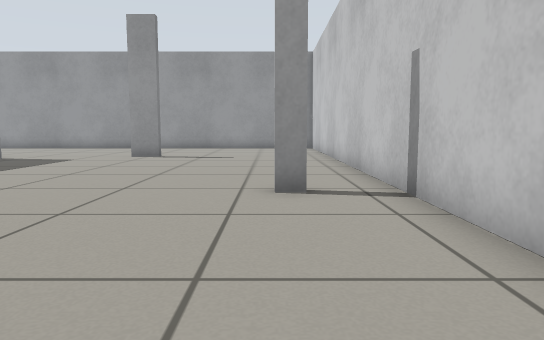
View 1 (above)

19 first-person views from a walk through a Gazebo world. The camera is 0.5 m above the floor, tilts 6° down and sees 70° across. The floor is counted in squares, 0.5 m on a side. Each view is taken from the middle of a square. On the plan, view 1 faces up. The plan holds only what a view shows up to about 13 squares ahead; the rest is blank.

View 2
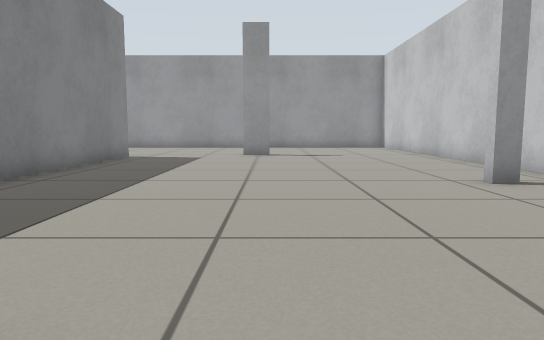

View 3
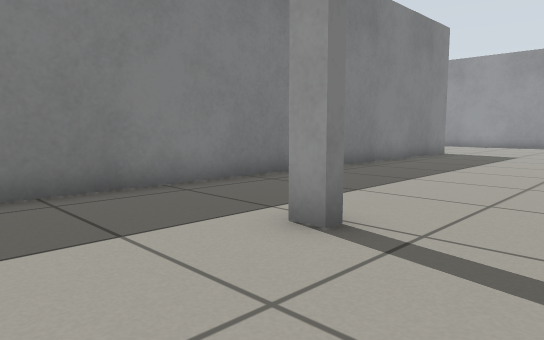

View 4
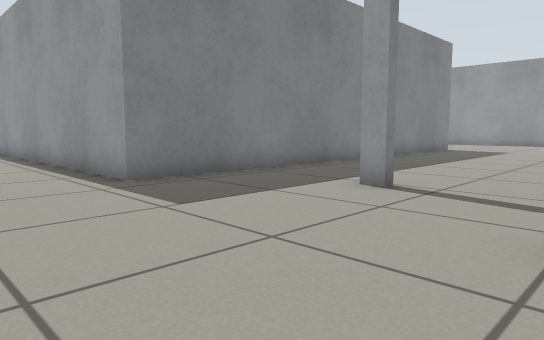

View 5
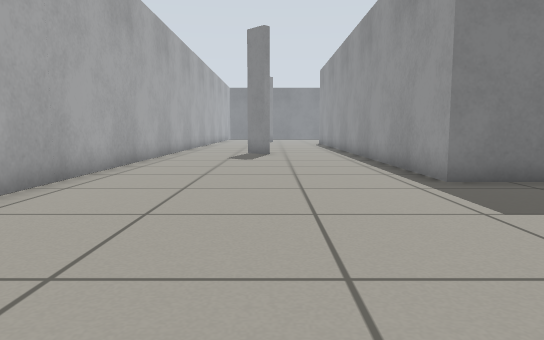

View 6
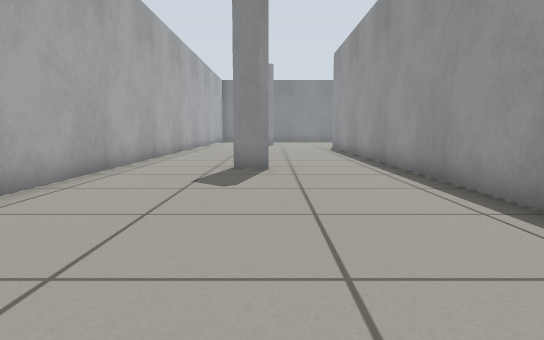

View 7
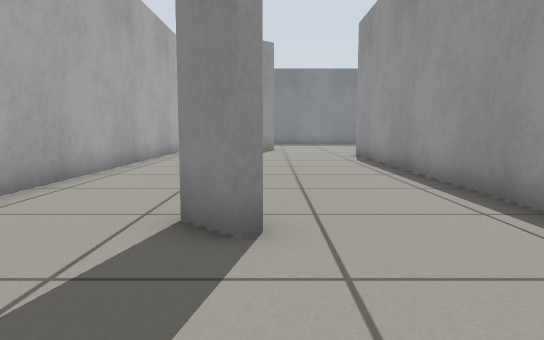

View 8
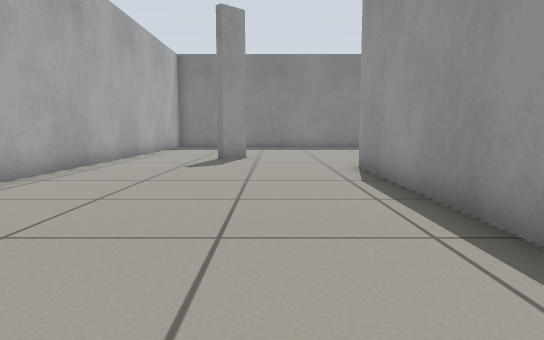

View 9
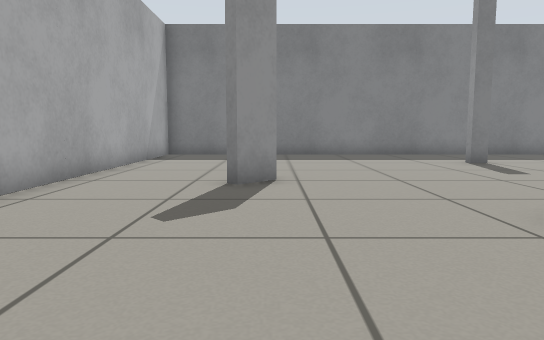

View 10
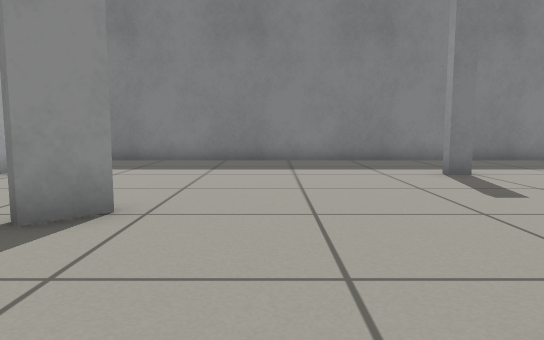

View 11
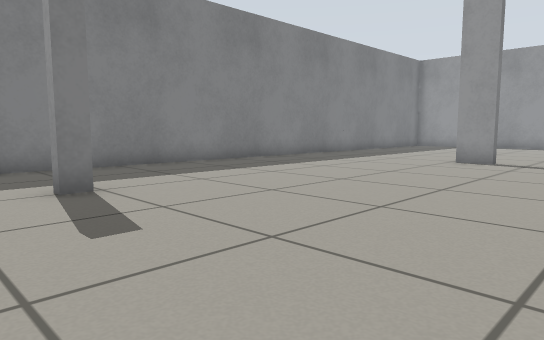

View 12
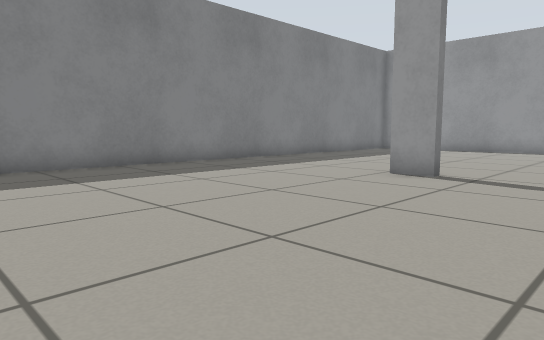

View 13
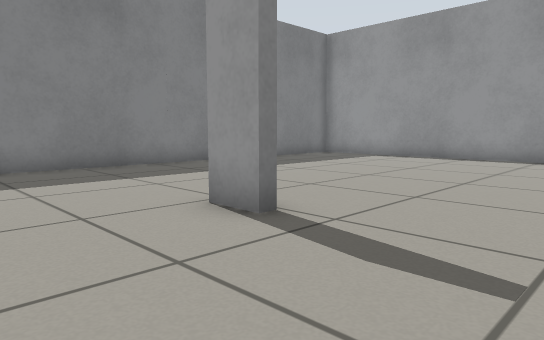

View 14
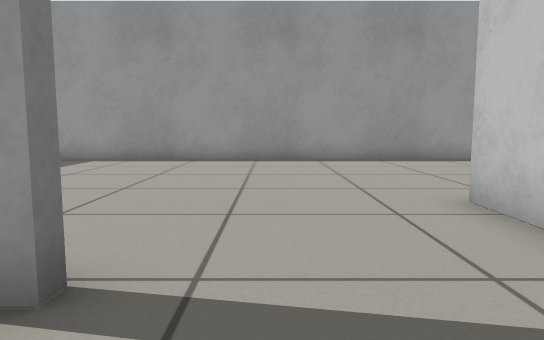

View 15
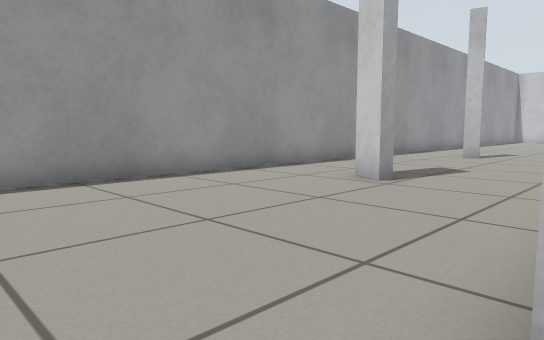

View 16
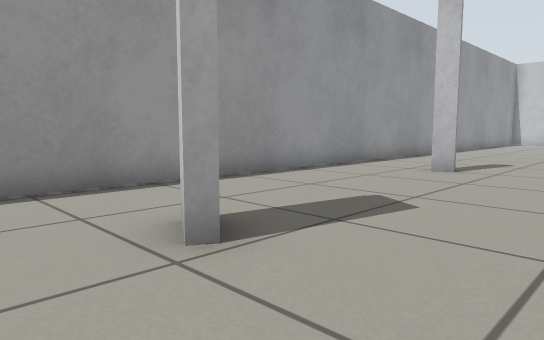

View 17
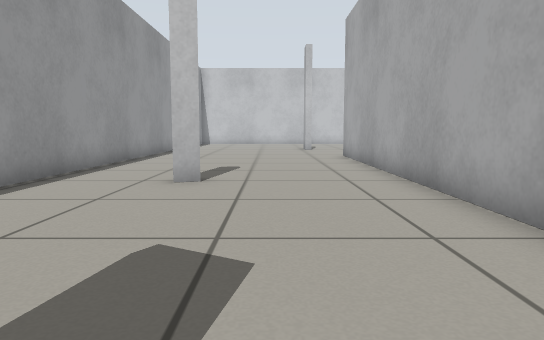

View 18
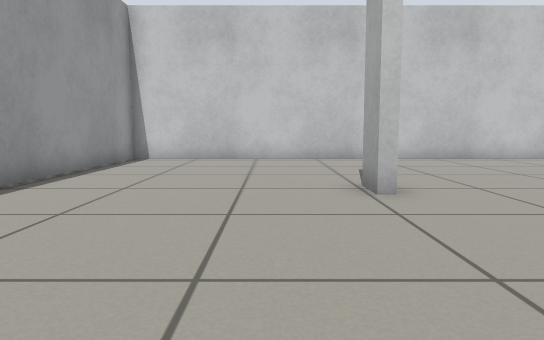

View 19
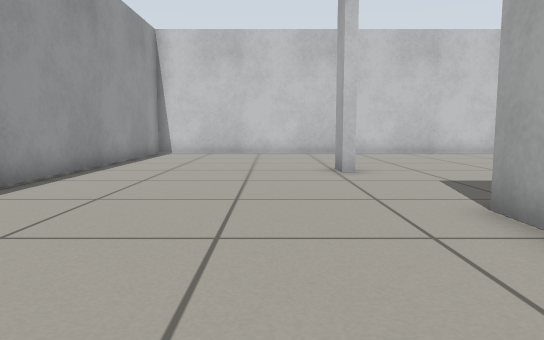

### Floor plan
Points are (right, up) in squares from view 1. A wall is a line through its corners. A room is listed if a view was taken in it or the views show most of it. See-through windows are left out.
Room 1 (views 1, 2, 3, 4, 5, 6, 7, 8, 9, 10, 11, 12, 13, 14, 15, 16, 17, 18, 19)
walls: (-20.2, 13.3) (-9.2, 13.3); (-16.6, 17.3) (-16.7, 17.9); (-24.2, 16.8) (-23.7, 17.8); (-29.3, 11.8) (-29.3, 13.4); (-9.3, 12.4) (-9.3, -2.7) (-29.4, -2.7); (-10.6, 20.7) (-39, 20.7); (-33.3, 10.5) (-33.3, 10.1) (-34.4, 10.1); (-5.1, 14) (-5.1, 14.4) (-4, 14.4); (-5.3, 0.5) (-5.3, 0.1) (-5.9, 0.1); (-17.8, -6) (-17.5, -6.3) (-18.3, -7.1); (-40.4, 14.5) (-40.4, -9.1); (-36.4, 0.4) (-36.4, -0.3); (0.6, 6.1) (0, 6.1); (-32.7, -5.9) (-31.9, -6.6) (-32.2, -6.9); (2.1, 2.9) (2.1, 20.7) (-7.4, 20.7); (-38.4, -10.1) (-7.8, -10.1)

Positions as (right, up) in squares from view 1, and headings:
1: (0, 0), facing up
2: (-4, -1), facing up
3: (-3, -3), facing up-left
4: (-2, -6), facing up-left
5: (-2, -6), facing left
6: (-8, -6), facing left
7: (-14, -6), facing left
8: (-19, -5), facing left
9: (-25, -6), facing left
10: (-28, -4), facing left
11: (-30, -2), facing up-left
12: (-30, 2), facing up-left
13: (-30, 7), facing up-left
14: (-32, 8), facing up
15: (-31, 13), facing up-right
16: (-26, 14), facing up-right
17: (-24, 16), facing right
18: (-11, 16), facing right
19: (-14, 16), facing right
